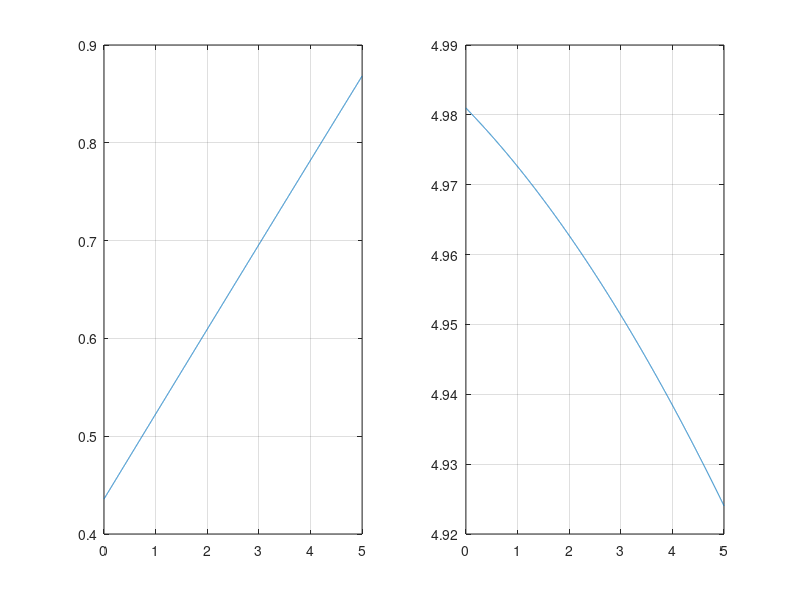

Write the MATLAB code that produced this figure.
clc; close all; clear all;
A=input('Amplitude of the signal,A=');
t=input('Angle limit=');
p=input('Phase=');
w=0:.001:t;
y=A*sin (((pi*w)/180)+((pi*p)/180));
z=A*cos (((pi*w)/180)+((pi*p)/180));
subplot(1,2,1);
plot(w,y);
grid;
subplot(1,2,2);
plot(w,z);
grid;
